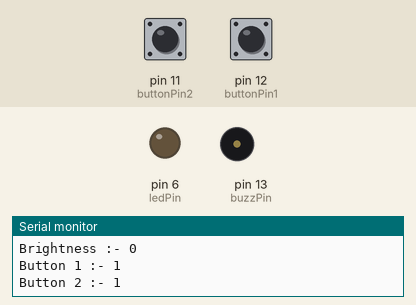
Bench run of a sketch on a simulated Arduino Uno, built with avr-gcc and run on an emulated ATmega328P. On the bench: output pins drawn as LEDs (lit = HIGH), buzzer (waves = sounding, pin HIGH), the last lines printed to the serial monitor. The test bench sets the inputs (shaded band); at power-on: pin 11 (buttonPin2) HIGH, pin 12 (buttonPin1) HIGH.

Above: at 1.3 s.
1.4 s: pin 11 (buttonPin2) pulled LOW for 1 s
At 1.87 s:
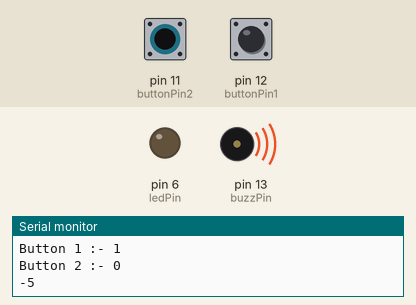
4.0 s: pin 12 (buttonPin1) pulled LOW for 3.2 s
At 8.3 s:
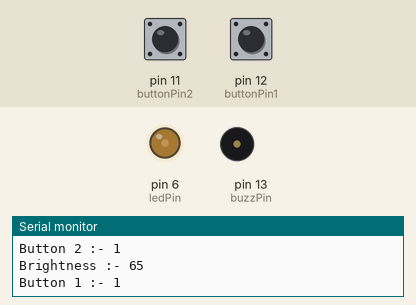
8.7 s: pin 12 (buttonPin1) pulled LOW for 3.2 s
At 13.0 s:
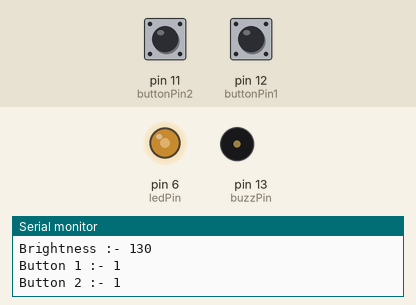
13.5 s: pin 12 (buttonPin1) pulled LOW for 3.2 s
At 17.8 s:
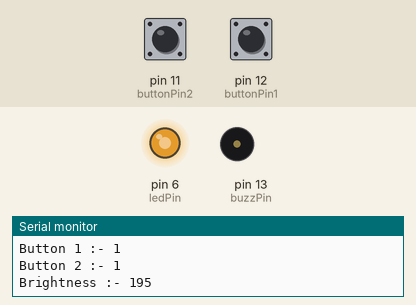
18.2 s: pin 12 (buttonPin1) pulled LOW for 3.2 s
At 22.1 s:
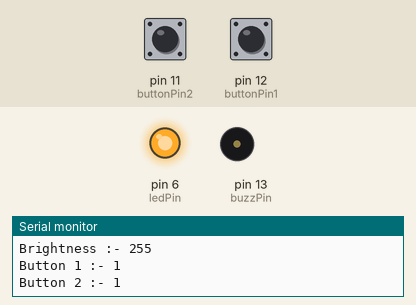
23.0 s: pin 11 (buttonPin2) pulled LOW for 3.2 s
At 27.3 s:
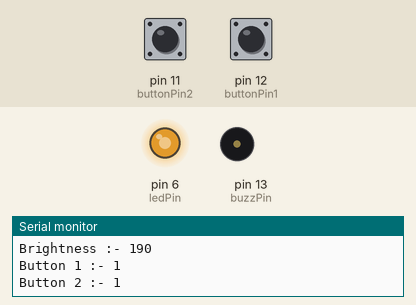
Timing chart, 0 to 28.7 s (numbered marks = the images above; inputs shaded):
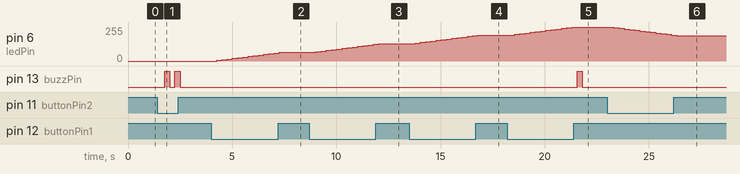

Measured:
- after the input at 1.4 s, pin 13 (buzzPin): alternates HIGH for 0.25 s and LOW for 0.25 s, 4 changes in all, then stays LOW, starting after 0.35 s
- after the input at 4.0 s, pin 6 (ledPin): moves from 0/255 to 65/255 over 3.0 s, starting after 0.26 s
- after the input at 8.7 s, pin 6 (ledPin): moves from 65/255 to 130/255 over 3.0 s, starting after 0.32 s
- after the input at 13.5 s, pin 6 (ledPin): moves from 130/255 to 195/255 over 3.0 s, starting after 0.29 s
- after the input at 18.2 s, pin 6 (ledPin): moves from 195/255 to 255/255 over 2.8 s, starting after 0.35 s; pin 13 (buzzPin): LOW → HIGH after 3.4 s, → LOW 0.25 s later
- after the input at 23.0 s, pin 6 (ledPin): moves from 255/255 to 190/255 over 3.0 s, starting after 0.32 s

The sketch:

Push_Button_with_LED_and_Buzzer.ino
```cpp
int buttonPin1=12;
int buttonPin2=11;
int buttonVal1;
int buttonVal2;
int delayt=250;
int ledPin=6;
int buzzPin=13;
int b=0;
void setup() {
  // put your setup code here, to run once:
  Serial.begin(9600);
  pinMode(buttonPin1,INPUT);
  pinMode(buttonPin2,INPUT);
  pinMode(ledPin,OUTPUT);
  pinMode(buzzPin,OUTPUT);
}

void loop() {
  // put your main code here, to run repeatedly:
  buttonVal1=digitalRead(buttonPin1);
  buttonVal2=digitalRead(buttonPin2);
  Serial.print("Button 1 :- ");
  Serial.println(buttonVal1);
  Serial.print("Button 2 :- ");
  Serial.println(buttonVal2);
  delay(delayt);
  if (buttonVal1==0)
  {
    b=b+5;
    Serial.println(b);
  }
  if (buttonVal2==0)
  {
    b=b-5;
    Serial.println(b);
  }
  if (b>255)
  {
    b=255;
    digitalWrite(buzzPin,HIGH);
    delay(delayt);
    digitalWrite(buzzPin,LOW);
    Serial.println("BUZZ HIGH !!");
  }
  if (b<0)
  {
    b=0;
    digitalWrite(buzzPin,HIGH);
    delay(delayt);
    digitalWrite(buzzPin,LOW);
    Serial.println("BUZZ LOW !!");
  }

  Serial.print("Brightness :- ");
  Serial.println(b);

  analogWrite(ledPin,b);
}
```
